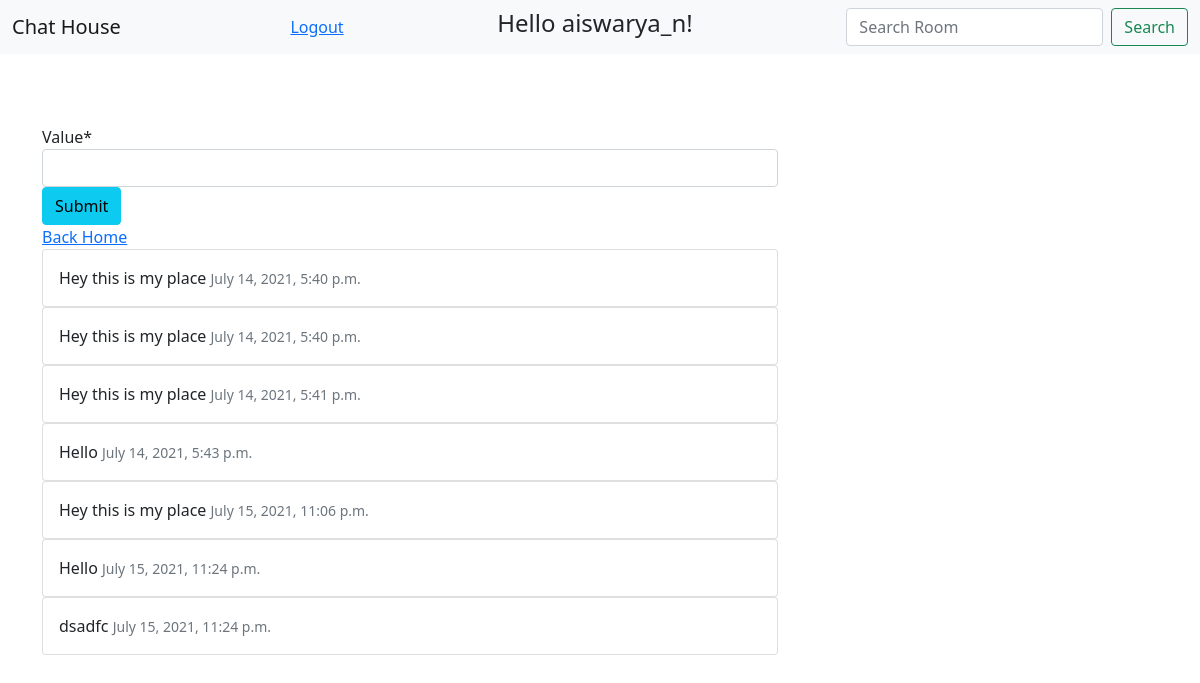
The page /room/4/ (signed in) on the database its author committed.
### chatroom/models.py (models this page shows, shortened)
class Messages(models.Model):
    value = models.CharField(max_length=200)
    room = models.ForeignKey(Room, on_delete=models.CASCADE)
    message_created_on = models.DateTimeField(default=timezone.now)

### chatroom/views.py (the view)
# urls.py: path('room/<str:id>/', views.roomMessage, name="room-message"),
@login_required(login_url='login')
def roomMessage(request, id):
    room = Room.objects.get(id=id)
    message = Messages.objects.filter(room=id)
    form = MessageForm(initial={'room':room})
    if request.method == 'POST':
        form = MessageForm(request.POST)
        if form.is_valid():
            form.save()
            return redirect(reverse('chatroom:room-message', args=id))
    context={'message':message, 'form':form}
    return render(request, 'chatroom/room_message.html', context)

### chatroom/forms.py
class MessageForm(forms.ModelForm):
    class Meta:
        model = Messages
        widgets = {'room': forms.HiddenInput()}
        fields = '__all__'
        exclude = ['message_created_on']

### templates/chatroom/room_message.html (shortened to what this page needs)
{% extends 'base.html' %}
{% load crispy_forms_filters %}
{% block content %}
<div  style="margin-top: 50px;">
<form method="POST" action="">
   {{form|crispy}}
   <input class="btn btn-info" type="submit" name="send_message">
</form>
<a href="{% url 'chatroom:room-home' %}">Back Home</a>
{% for messages in message %}
    <div class="card">
      <div class="card-body">
        {{messages.value}}
        <small class="text-muted">{{messages.message_created_on}}</small>
      </div>
    </div>
{% endfor %}
</div>
{% endblock %}

### templates/base.html (shortened to what this page needs)
<!DOCTYPE html>
<html lang="en">
<head>
    <link href="https://cdn.jsdelivr.net/npm/bootstrap@5.0.2/dist/css/bootstrap.min.css" rel="stylesheet">
</head>
<body>
    <header>
        <nav class="navbar navbar-light bg-light" style="position:fixed; width:100%; top:0; z-index:1;">
            <div class="container-fluid">
              <span class="navbar-brand mb-0 h1">Chat House</span>
              {% if user.is_authenticated %}
              <a href="{% url 'logout' %}">Logout</a>
              <h4>Hello {{user.username}}!</h4>
              <form method="" action="{% url 'chatroom:room-home' %}" class="d-flex">
                <input class="form-control me-2" type="search" placeholder="Search Room" aria-label="Search" name="room-name">
                <button class="btn btn-outline-success" type="submit">Search</button>
              </form>
              {% else %}
              <a href="{% url 'login' %}">Login</a>
              {% endif %}
            </div>
          </nav>
    </header>
    <section>
    <div class="container" style="padding-top: 75px;">
        <div class="row">
            <div class="col-md-8">
              {% block content %}{% endblock %}
            </div>
        </div>
    </div>
</section>
</body>
</html>

### rows shown on the page
Messages: value "Hey this is my place", message_created_on "July 14, 2021, 5:40 p.m."
Messages: value "Hey this is my place", message_created_on "July 14, 2021, 5:40 p.m."
Messages: value "Hey this is my place", message_created_on "July 14, 2021, 5:41 p.m."
Messages: value "Hello", message_created_on "July 14, 2021, 5:43 p.m."
Messages: value "Hey this is my place", message_created_on "July 15, 2021, 11:06 p.m."
Messages: value "Hello", message_created_on "July 15, 2021, 11:24 p.m."
Messages: value "dsadfc", message_created_on "July 15, 2021, 11:24 p.m."

### other values the page prints
{{ user.username }} "aiswarya_n"
